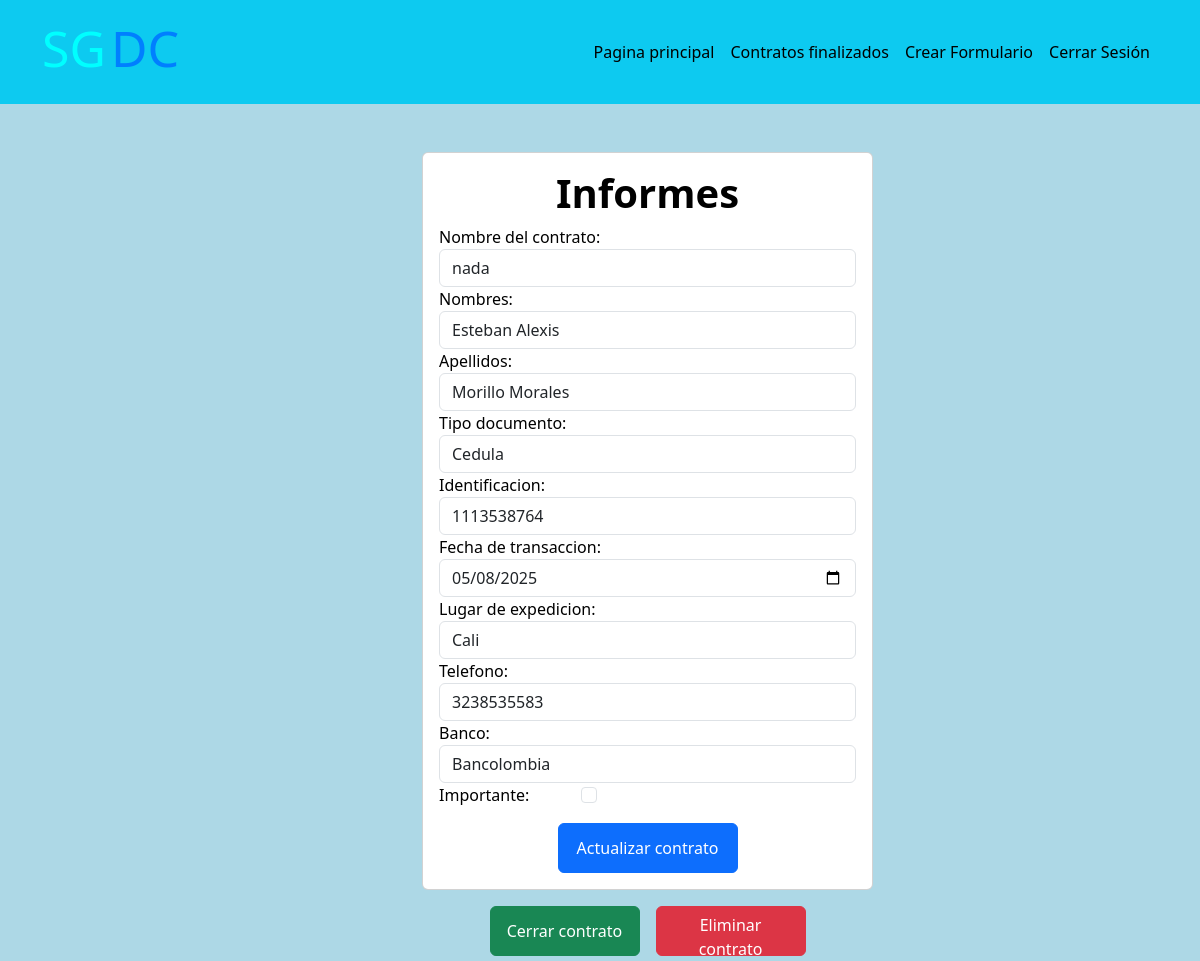
Screenshot of /principal/75/ (signed in) with the database file from the repository.
### proyecto/models.py (models this page shows, shortened)
class Task(models.Model):
    TIPO_DOCUMENTO = [
        ('CC', 'Cedula'),
        ('NIT', 'Nit'),
    ]
    BANCO = [
        ('Bancolombia', 'Bancolombia'),
        ('Nequi', 'Nequi'),
        ('Daviplata', 'Daviplata'),
    ]
    nombre_del_contrato = models.CharField(max_length=100, default='')
    nombres = models.CharField(max_length=100, default='')
    apellidos = models.CharField(max_length=100, default='')
    tipo_documento = models.CharField(max_length=30, choices=TIPO_DOCUMENTO, default='')
    identificacion = models.CharField(max_length=20, default='')
    fecha_de_transaccion = models.DateField(null=True, blank=True)
    lugar_de_expedicion = models.CharField(max_length=100, default='')
    telefono =  models.CharField(max_length=20, default='')
    banco = models.CharField(max_length=30, choices=BANCO, default='')
    created = models.DateTimeField(auto_now_add=True)
    datecompleted = models.DateTimeField(null=True, blank=True)
    importante = models.BooleanField(default=False)
    user = models.ForeignKey(User, on_delete=models.CASCADE)

### proyecto/views.py (the view, shortened to what this page needs)
# urls.py: path('principal/<int:informes_id>/', views.informes, name = 'informes'),
@login_required
def informes(request, informes_id):
    if request.method == 'GET':
        task = get_object_or_404(Task, pk=informes_id, user=request.user)
        form = TaskForm(instance=task)
        return render(request, 'informes.html', {'task': task, 'form': form})

### proyecto/templates/informes.html (shortened to what this page needs)
{% extends 'bases.html' %}
{% block content %}
<main class="container">
    <div class="row">
        <div class="col-md-5 offset-md-4 mt-5">
            <form method="POST" class="card card-body">
                <h1 class="text-center display-20 fw-bold">Informes</h1>
                {{form}}
                <div class="text-center mt-3">
                    <button class="btn btn-primary" style="width: 180px; height: 50px;">
                        Actualizar contrato
                    </button>
                </div>
            </form>
            <div class="d-flex justify-content-center gap-3 mt-3">
                <form action="{% url 'tarea_realizada' task.id %}" method="POST">
                    <button class="btn btn-success" style="width: 150px; height: 50px;">
                        Cerrar contrato
                    </button>
                </form>
                <form action="{% url 'tarea_eliminada' task.id %}" method="POST">
                    <button class="btn btn-danger" style="width: 150px; height: 50px;">
                        Eliminar contrato
                    </button>
                </form>
            </div>
        </div>
    </div>
</main>
{% endblock %}

### rows the page displays
Task: nombre_del_contrato "nada", nombres "Esteban Alexis", apellidos "Morillo Morales", tipo_documento "Cedula", identificacion "1113538764", fecha_de_transaccion "05/08/2025", lugar_de_expedicion "Cali", telefono "3238535583", banco "Bancolombia"
